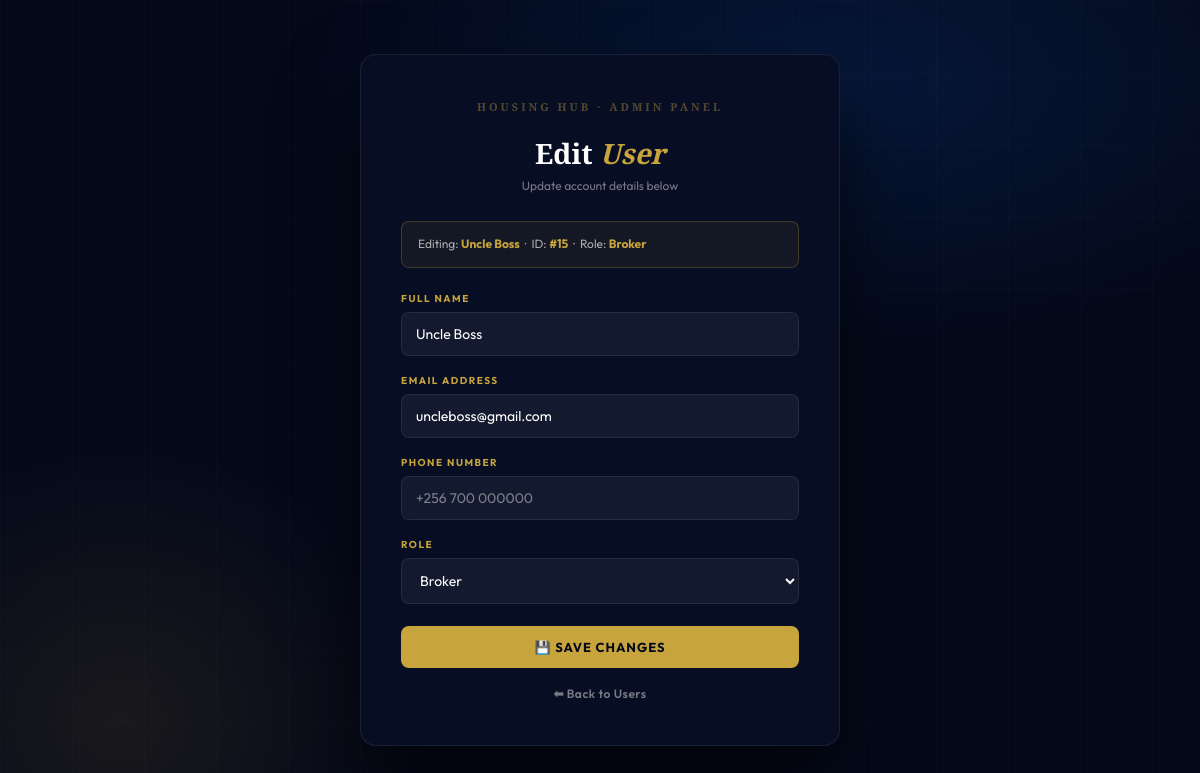
Page /edit_user.php?id=15 (signed in) on the committed database.
### tables this page shows
CREATE TABLE IF NOT EXISTS `users` (
  `id` int NOT NULL AUTO_INCREMENT,
  `fullname` varchar(255) NOT NULL,
  `email` varchar(255) NOT NULL,
  `password` varchar(255) NOT NULL,
  `role` varchar(50) NOT NULL DEFAULT 'tenant',
  `created_at` timestamp NOT NULL DEFAULT CURRENT_TIMESTAMP,
  `phone` varchar(20) DEFAULT NULL,
  `whatsapp` varchar(20) DEFAULT NULL,
  `commission_rate` decimal(5,2) DEFAULT '0.00' COMMENT 'Broker commission rate in %',
  `agreed_terms` tinyint(1) DEFAULT '0',
  `status` varchar(50) DEFAULT 'active',
  PRIMARY KEY (`id`),
  UNIQUE KEY `email` (`email`)
);

### edit_user.php (the view, shortened to what this page needs)
<?php
include "db_connect.php";
$edit_id = (int)($_GET['id'] ?? $_POST['id'] ?? 0);
$edit_user = mysqli_fetch_assoc(mysqli_query($conn,
    "SELECT * FROM users WHERE id='$edit_id' LIMIT 1"));
?>
<!DOCTYPE html>
<html lang="en">
<head>
</head>
<body>
<div class="card">
  <div class="brand">Housing Hub · Admin Panel</div>
  <h2>Edit <em>User</em></h2>
  <div class="sub">Update account details below</div>
  <div class="user-info">
    Editing: <strong><?= htmlspecialchars($edit_user['fullname']) ?></strong>
    &nbsp;·&nbsp; ID: <strong>#<?= $edit_id ?></strong>
    &nbsp;·&nbsp; Role: <strong><?= htmlspecialchars(ucfirst($edit_user['role'])) ?></strong>
  </div>
  <form method="POST">
    <label>Full Name</label>
    <input type="text" name="fullname"
           value="<?= htmlspecialchars($edit_user['fullname']) ?>" required>
    <label>Email Address</label>
    <input type="email" name="email"
           value="<?= htmlspecialchars($edit_user['email'] ?? '') ?>" required>
    <label>Phone Number</label>
    <input type="tel" name="phone"
           value="<?= htmlspecialchars($edit_user['phone'] ?? '') ?>"
           placeholder="+256 700 000000">
    <label>Role</label>
    <select name="role" required>
      <option value="broker"        <?= $edit_user['role']==='broker'        ?'selected':'' ?>>Broker</option>
    </select>
    <button type="submit" class="btn">💾 Save Changes</button>
  </form>
  <a href="admin_dashboard.php?page=users" class="back">⬅ Back to Users</a>
</div>
</body>
</html>

### edit_user.php (style rules this page uses)
*,*::before,*::after { box-sizing:border-box;margin:0;padding:0 }
:root { --ink:#04091a;--gold:#c8a43c;--gold-l:#e0c06a;--white:#fff;--muted:rgba(255,255,255,.45);--border:rgba(255,255,255,.08);--gb:rgba(200,164,60,.25) }
body { font-family:"Outfit",sans-serif;background:var(--ink);color:var(--white); min-height:100vh;display:flex;align-items:center;justify-content:center;padding:24px; background:radial-gradient(ellipse 80% 60% at 70% 10%,rgba(14,90,200,.18),transparent 55%), radial-gradient(ellipse 50% 70% at 10% 90%,rgba(180,140,40,.12),transparent 50%),var(--ink) }
body::after { content:"";position:fixed;inset:0;z-index:0;pointer-events:none; background-image:linear-gradient(rgba(255,255,255,.015) 1px,transparent 1px), linear-gradient(90deg,rgba(255,255,255,.015) 1px,transparent 1px); background-size:72px 72px }
.card { position:relative;z-index:10;width:100%;max-width:480px; background:rgba(8,14,36,.96);border:1px solid var(--border);border-radius:16px; padding:44px 40px;box-shadow:0 40px 80px rgba(0,0,0,.6); animation:up .5s cubic-bezier(.23,1,.32,1) both }
.brand { font-family:"Cormorant Garamond",serif;font-size:11px;font-weight:700; letter-spacing:3px;text-transform:uppercase;color:rgba(200,164,60,.4); text-align:center;margin-bottom:20px }
h2 { font-family:"Cormorant Garamond",serif;font-size:28px;font-weight:700; color:var(--white);text-align:center;margin-bottom:6px }
h2 em { color:var(--gold);font-style:italic }
.sub { text-align:center;font-size:12px;color:var(--muted);margin-bottom:28px }
.user-info { background:rgba(200,164,60,.07);border:1px solid var(--gb);border-radius:8px; padding:12px 16px;margin-bottom:24px;font-size:12px;color:rgba(255,255,255,.65);line-height:1.7 }
.user-info strong { color:var(--gold) }
label { display:block;font-size:10px;font-weight:700;letter-spacing:1.5px; text-transform:uppercase;color:var(--gold);margin-bottom:7px }
input,select { width:100%;padding:12px 14px;margin-bottom:18px; background:rgba(255,255,255,.05);border:1px solid var(--border);border-radius:8px; font-size:14px;color:var(--white);font-family:"Outfit",sans-serif; outline:none;transition:border-color .25s,background .25s }
input::placeholder { color:var(--muted) }
select option { background:#04091a;color:var(--white) }
.btn { width:100%;padding:13px;background:var(--gold);border:none;border-radius:8px; font-size:13px;font-weight:700;color:var(--ink);font-family:"Outfit",sans-serif; letter-spacing:1px;text-transform:uppercase;cursor:pointer;transition:all .3s;margin-top:4px }
.back { display:block;text-align:center;margin-top:18px;text-decoration:none; color:var(--muted);font-size:12px;font-weight:600;letter-spacing:.5px;transition:color .2s }

### rows in the picture
users: fullname "Uncle Boss", role "Broker", email "uncleboss@gmail.com"

### other values in the picture
$edit_id "15"
